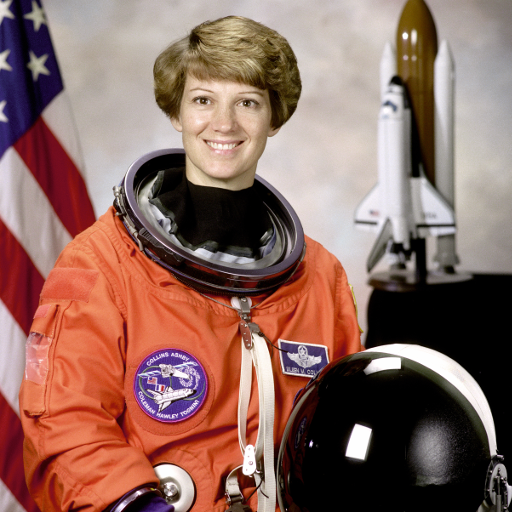
#> input picture skimage.data.astronaut(), 512 x 512 px
$ jupyter execute 'Lecture 10.ipynb'   (shell and % lines are left out)
#> lines starting #> are read from the running program, lines starting #| are printed output that depends on the picture
# Lecture 10 - Feature Generation & K-Nearest Neighbors

# Feature Generation

In the previous lectures we dealt with the task of feature selection and feature extraction via linear transformation techniques. This is just one of the possibilities available to the designer. We will approach this segment by focusing on one major application area - image analysis.

* Clearly, we cannot review all the techniques that have been suggested and used. The number is really large. Instead, we will focus on basic directions, with a wide range of applications in mind, such as medical imaging, remote sensing, robot vision, and character recognition.

Our major goal in this segment is: given an image, or a region within an image, generate the features that will subsequently
be fed to a classifier in order to classify the image in one of the possible classes.

A digital image is usually the result of a discretization process (sampling) of a continuous image function $I(x,y)$ and it is stored in the computer as a two-dimensional array $I(m,n)$ with $m = 0, 1 ,\cdots,N_x-1$, and $n = 0, 1, \dots, N_y - 1$ - that is, it is stored as an $N_x \times N_y$ array. Every $(m,n)$ element of the array corresponds to a pixel (picture element or image element) of the image, whose brightness or intensity is equal to $I(m,n)$. Furthermore, when the intensity $I(m,n)$ is quantized in $N_g$ discrete (gray) levels, $N_g$ is known as the depth of the image. Then, the gray level sequence $I(m,n)$ can take one of the integer values $0, 1, \cdots, N_g -1$. The depth $N_g$, is usually a power of 2 and can take large values (e.g., 64, 256) when the image is stored in the computer. However, for the human eye it is difficult to discern detailed intensity differences, and in practice $N_g = 32$ or $16$ is a sufficient choice for image representation.

The need for feature generation stems from our inability to use the raw data. Even for a small $64\times 64$ image the number of pixels is $4096$. For most classification tasks this number is too large, raising computational as well as generalization
problems.

* **Feature generation** is a procedure that computes new variables that in one way or another originate from the stored values of the image array $I(m,n)$. The goal is to generate features that exhibit high information packing properties, from the class separability point of view. Because we cannot use the raw data $I(m,n)$ directly, the features should encode efficiently the relevant information residing in the original data.

# What is a convolution?

* Let's consider a 2-D convolution (used, for example, in image processing):

$$g(x,y) \ast f(x,y) = \sum_{s=-a}^a \sum_{t=-b}^b g(s,t) f(x-s, y-t)$$

where $g$ is the filter and $f$ is the image to be convolved. Essentially, we flip both horizontally and vertically and, then, slide $g$ accross $f$ where at each location we perform a pointwise multiplication and then a sum.

* Why the flip? Without flipping, the operation is a correlation (or also called cross-correlation). The equation for cross-correlation is:

$$g(x,y) \otimes f(x,y) = \sum_{s=-a}^a \sum_{t=-b}^b g(s,t) f(x+s, y+t)$$

* A nice video describing the difference between convolution and cross-correlation can be found here:
https://www.youtube.com/watch?v=C3EEy8adxvc

* A nice property of convolution is that it corresponds to the product in the frequency domain. (Cross-correlation in the frequency domain is the product of $g$ and the complex conjugate of $f$).

* Also, convolution is associative whereas correlation is not. See the following example:

[cell 1]
import numpy as np

conv1 = np.convolve(np.convolve([-1,0,1],[-1,0,1],'full'),[1,2,3,4,5], 'full')
print(conv1)

conv2 = np.convolve([-1,0,1],np.convolve([-1,0,1],[1,2,3,4,5],'full'), 'full')
print(conv2)

corr1 = np.correlate(np.correlate([-1,0,1],[-1,0,1],'full'),[1,2,3,4,5], 'full')
print(corr1)

corr2 = np.correlate([-1,0,1],np.correlate([-1,0,1],[1,2,3,4,5],'full'), 'full')
print(corr2)

## Why would you use a convolution?

Convolutions are very common operations. Here are some image processing examples:

* **Edge Detection:** can detect edges by convolving with edge filters (e.g., the Sobel edge detectors)

$$S_v = \left[\begin{array}{ccc}
-1 & 0 & 1\\
-2 & 0 & 2\\
-1 & 0 & 1
\end{array}\right]$$

$$S_h = \left[\begin{array}{ccc}
-1 & -2 & -1\\
0 & 0 & 0\\
1 & 2 & 1
\end{array}\right]$$

The vertical and horizontal Sobel edge masks.

* **Image Smoothing:** can smooth/blur images using a mean filter.

* **Unsharp Masking:** can sharpen imagery by subtracting a mean filtered image from the original.

* and many more...

[cell 2]
import numpy as np
import matplotlib.pyplot as plt

[cell 3]
from skimage import data
from skimage.color import rgb2gray

original = data.astronaut()
#> original is the input picture: shape (512, 512, 3); mean R, G, B 141.6, 105.8, 96.5
image = rgb2gray(original)

# image = data.camera()
plt.imshow(image, cmap='gray');

[cell 4]
import scipy.signal as signal

vMask = np.array([[-1,0,1],[-2,0,2],[-1,0,1]])
hMask = np.array([[-1,-2,-1],[0,0,0],[1,2,1]])

gradV = signal.convolve2d(image, vMask, boundary='symm', mode='same')
gradH = signal.convolve2d(image, hMask, boundary='symm', mode='same')

fig, (ax_orig, ax_mag, ax_mag2) = plt.subplots(3,1,figsize=(6,15))
ax_orig.imshow(image, cmap='gray')
ax_orig.set_title("Original")
ax_orig.set_axis_off()
ax_mag.imshow(gradV, cmap='gray')
ax_mag.set_title("Vertical Gradient Magnitude")
ax_mag.set_axis_off()
ax_mag2.imshow(gradH, cmap='gray')
ax_mag2.set_title("Horizontal Gradient Magnitude")
ax_mag2.set_axis_off()

[cell 5]
# Mean Filter Mask
mMask = (1/100)*np.ones((10,10))

# Blurring
blurI = signal.convolve2d(image, mMask, boundary='symm', mode='same')
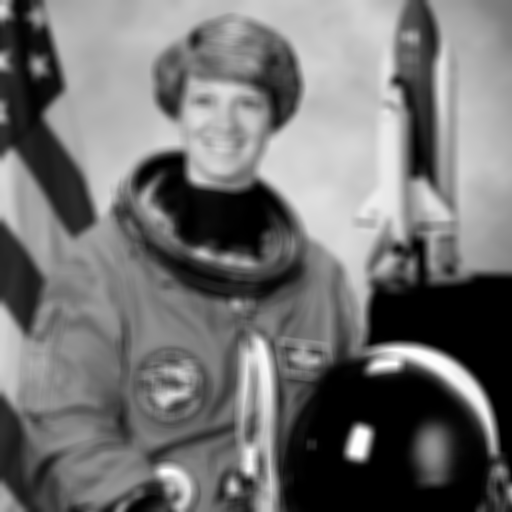
#> blurI: shape (512, 512) float64; min 0, max 0.997, mean 0.442

# Unsharp Masking
sharpI = image + (image - blurI)
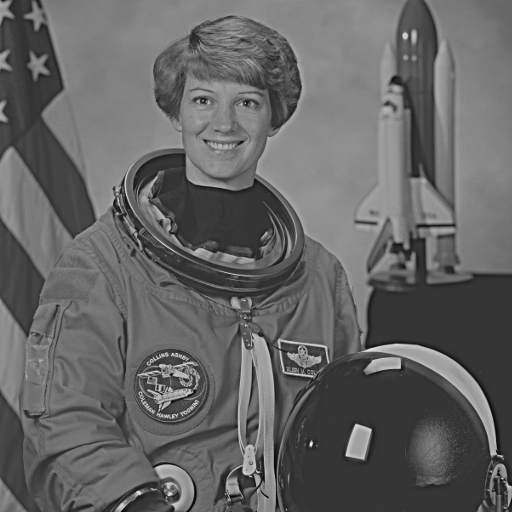
#> sharpI: shape (512, 512) float64; min -0.487, max 1.85, mean 0.441; drawn with min black and max white

fig, (ax_orig, ax_mag, ax_mag2) = plt.subplots(3,1,figsize=(6,15))
ax_orig.imshow(image, cmap='gray')
ax_orig.set_title("Original")
ax_orig.set_axis_off()
ax_mag.imshow(blurI, cmap='gray')
ax_mag.set_title("Blurred Image")
ax_mag.set_axis_off()
ax_mag2.imshow(sharpI, cmap='gray')
ax_mag2.set_title("Sharpened Image")
ax_mag2.set_axis_off()

* So, various convolutions have the ability to extract features of interest.

## Global and Local Features

Features are the information extracted from images in terms of numerical values that are difficult to understand and correlate by human. Suppose we consider the image as data the information extracted from the data is known as features. Generally, features extracted from an image are of much more lower dimension than the original image. The reduction in dimentionality reduces the overheads of processing the bunch of images.

Basically there are two types of features are extracted from the images based on the application. They are **local features** and **global features**. Features are sometimes referred to as descriptors. *Global descriptors* are generally used in image retrieval, object detection and classification, while the *local descriptors* are used for object recognition/identification. There is a large difference between detection and identification. *Detection* is finding the existence of something/object (finding whether an object is exist in image/video) where as *recognition* is finding the identity (recognizing a person/object) of an object.

Global features describe the image as a whole to the generalize the entire object where as the local features describe the image patches (key points in the image) of an object. Global features include contour representations, shape descriptors, and texture features and local features represents the texture in an image patch. Shape Matrices, Invariant Moments (Hu, Zerinke), Histogram Oriented Gradients (HOG) and Co-HOG are some examples of global descriptors. SIFT, DAISY, SURF, LBP, BRISK, MSER and FREAK are some examples of local descriptors.

Generally, for low level applications such as object detection and classification, global features are used and for higher level applications such as object recognition, local features are used. Combination of global and local features improves the accuracy of the recognition with the side-effect of computational overheads.

We will introduce only a handful of them.
* If you are interested in learning more, consider taking the course EEL 6512 "Digital Image Processing and Computer Vision"
* ```scikit-image``` also offers ready-to-use feature generators. Find more here: https://scikit-image.org/docs/stable/api/skimage.feature.html

[cell 6]
from skimage.io import imread, imshow

[cell 7]
Im1 = imread('images/one.jpg',as_gray=True)
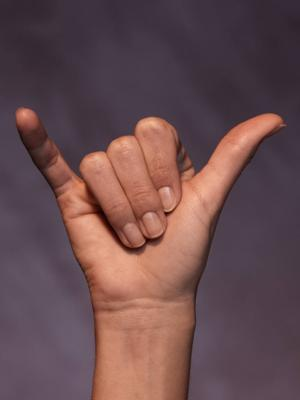
#> input picture Lecture 10 - Feature Generation/images/one.jpg, 300 x 400 px
Im2 = imread('images/two.jpg',as_gray=True)
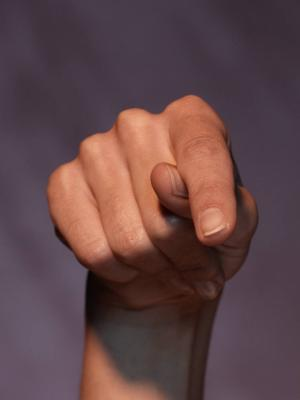
#> input picture Lecture 10 - Feature Generation/images/two.jpg, 300 x 400 px
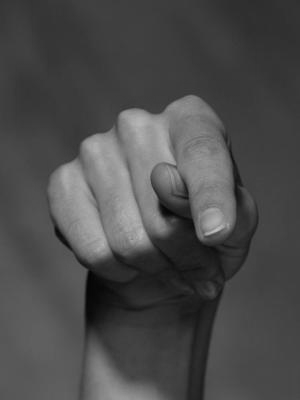
#> Im2: shape (400, 300) float64; min 0.0117, max 0.759, mean 0.297

[cell 8]
Im1.shape, Im2.shape

[cell 9]
fig = plt.figure()
fig.set_figheight(8)
fig.set_figwidth(18)
ax1 = fig.add_subplot(121)
ax1.imshow(Im1, cmap='gray')
ax1.title.set_text('Image 1')
ax1.axis('off')
ax2 = fig.add_subplot(122)
ax2.imshow(Im2, cmap='gray')
ax2.title.set_text('Image 2')
ax2.axis('off');

Before moving on to the actual features, first lets define a function that will help us describe regions of the images so that we won't have enormous features when it is not needed.

This function will split the image up into regions and compute a user provided function on each of the divided regions of the image.

[cell 10]
def windowedFeatures(img, numblockx, numblocky, func):
#> called with numblockx = 5, numblocky = 5
    H, W = np.shape(img)
    Wblocks = np.linspace(0, W, numblockx+1, dtype=int)
    Hblocks = np.linspace(0, H, numblocky+1, dtype=int)

    feat = np.zeros(numblockx * numblocky)
    for ii in range(len(Wblocks)-1):
        for jj in range(len(Hblocks)-1):
            featInd = ii * (numblockx) + jj
            feat[featInd] = func(img[Hblocks[jj]:Hblocks[jj+1],Wblocks[ii]:Wblocks[ii+1]].flatten())
#> after the loop, feat = 25 values, max 0.529 at index 13, min 0.177 at index 20, mean 0.324

    return feat

def eucDist(x,y):
    return np.sqrt(np.sum((x-y)**2))

def normFeat(x):
    return x / np.sqrt(x @ x.T)

## Global Features

Let's take a look at a few global features:

* **Histogram of Regional Means**: computes regional means in small patches within the image and then creates a histogram of means.

* **Histogram of Regional Variances**: computes regional variance of intensity pixel values and then creates a histogram of variances.

* **Histogram of Oriented Gradients (HOG):** computes local grdients in an image and then creates a histogram of gradients.

* **Shape Index:** The shape index, as defined by Koenderink & van Doorn, is a single valued measure of local curvature, assuming the image as a 3D plane with intensities representing heights.

* and many more...

### Regional Mean

[cell 11]
mean1 = windowedFeatures(Im1, 5, 5, np.mean)
#> mean1 has the same summary as feat in windowedFeatures
mean2 = windowedFeatures(Im2, 5, 5, np.mean)
#> mean2 = 25 values, max 0.55 at index 7, min 0.167 at index 18, mean 0.297

#normalize the features
mean1 = normFeat(mean1)
#> mean1 = 25 values, max 0.311 at index 13, min 0.104 at index 20, mean 0.19
mean2 = normFeat(mean2)
#> mean2 = 25 values, max 0.354 at index 7, min 0.107 at index 18, mean 0.191

plt.hist(mean1,bins=15,alpha=0.5,label='Regional Mean Image 1')
plt.hist(mean2,bins=15,alpha=0.5,label='Regional Mean Image 2')
plt.title('Local Mean\n Separation: %.5f' % (eucDist(mean1,mean2)))
plt.legend();

print(mean1.shape, mean2.shape)
#| (25,) (25,)
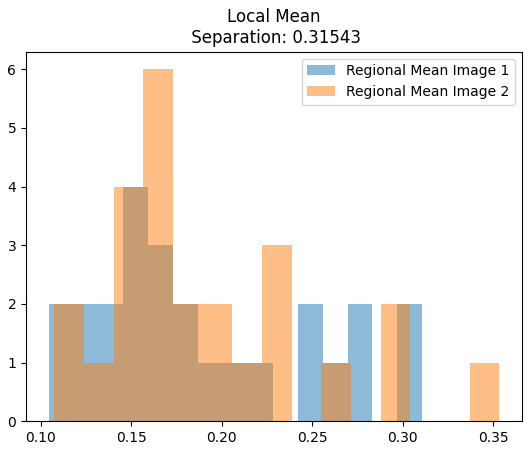
#> figure drawn by matplotlib, 1 panel; tallest bar 4 high, from x = 0.146 to 0.159; tallest bar 6 high, from x = 0.157 to 0.173

### Regional Variance

[cell 12]
var1 = windowedFeatures(Im1, 5, 5, np.var)
#> var1 = 25 values, max 0.0335 at index 17, min 7.36e-05 at index 23, mean 0.00815
var2 = windowedFeatures(Im2, 5, 5, np.var)
#> var2 = 25 values, max 0.0266 at index 17, min 3.81e-05 at index 10, mean 0.00745

#normalize the features
var1 = normFeat(var1)
#> var1 = 25 values, max 0.528 at index 17, min 0.00116 at index 23, mean 0.129
var2 = normFeat(var2)
#> var2 = 25 values, max 0.446 at index 17, min 0.000638 at index 10, mean 0.125

plt.hist(var1,bins=15,alpha=0.5,label='Regional Vaiance Image 1')
plt.hist(var2,bins=15,alpha=0.5,label='Regional Variance Image 2')
plt.title('Local Variance\n Separation: %.5f' % (eucDist(var1,var2)))
plt.legend();

print(var1.shape, var2.shape)
#| (25,) (25,)

### Histogram of Oriented Gradients (HOG)

[cell 13]
from skimage.feature import hog

[cell 14]
# Parameters for gradient features
N_orientations = 4      # Number of directional gradients to compute
Cell_Size = (25, 25)  # Size of window to compute gradient
NBlocks = (1,1)         # Number of blocks

gradient1, visual = hog(Im1, orientations=N_orientations, pixels_per_cell=Cell_Size, cells_per_block=NBlocks,visualize=True)
#> gradient1 = 768 values, max 0.935 at index 464, min 0 at index 141, mean 0.478
gradient2, visual2 = hog(Im2, orientations=N_orientations, pixels_per_cell=Cell_Size, cells_per_block=NBlocks, visualize=True)
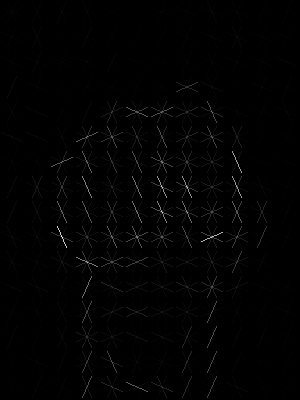
#> visual2: shape (400, 300) float64; min 0, max 0.0617, mean 0.000506; drawn with min black and max white
#> gradient2 = 768 values, max 0.953 at index 656, min 0.0141 at index 733, mean 0.475

fig = plt.figure()
fig.set_figheight(8)
fig.set_figwidth(18)
ax1 = fig.add_subplot(121)
ax1.imshow(visual)
ax1.title.set_text('HOG of Image 1')
ax1.axis('off')
ax2 = fig.add_subplot(122)
ax2.imshow(visual2)
ax2.title.set_text('HOG of Image 2')
ax2.axis('off');

#normalize the features
gradient1 = normFeat(gradient1)
#> gradient1 = 768 values, max 0.0675 at index 464, min 0 at index 141, mean 0.0345
gradient2 = normFeat(gradient2)
#> gradient2 = 768 values, max 0.0688 at index 656, min 0.00102 at index 733, mean 0.0343

plt.figure()
plt.hist(gradient1, bins=15, alpha=0.5, label='HOG Image 1')
plt.hist(gradient2, bins=15, alpha=0.5, label='HOG Image 2')
plt.title('HOG Features\n Separation: %.5f' % (eucDist(gradient1,gradient2)))
plt.legend();

### Shape Index

https://scikit-image.org/docs/stable/api/skimage.feature.html#skimage.feature.shape_index

[cell 15]
from skimage.feature import shape_index

[cell 16]
# Shape feature parameters
Sigma = 2  # Determines Standard deviation used for the Gaussian kernel,
# which is used for smoothing the input data before Hessian eigen value calculation.

shape1 = shape_index(Im1, sigma=Sigma)
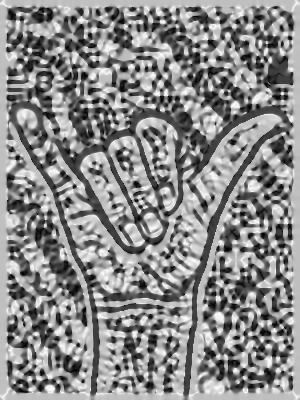
#> shape1: shape (400, 300) float64; min -0.998, max 0.999, mean 0.0826; drawn with min black and max white
shape2 = shape_index(Im2, sigma=Sigma)
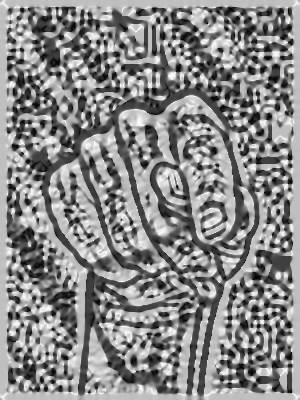
#> shape2: shape (400, 300) float64; min -0.999, max 0.998, mean 0.0706; drawn with min black and max white

fig = plt.figure()
fig.set_figheight(8)
fig.set_figwidth(18)
ax1 = fig.add_subplot(121)
pos=ax1.imshow(shape1)
fig.colorbar(pos, ax=ax1)
ax1.title.set_text('Shape Index of Image 1')
ax1.axis('off')
ax2 = fig.add_subplot(122)
pos=ax2.imshow(shape2)
fig.colorbar(pos, ax=ax2)
ax2.title.set_text('Shape Index of Image 2')
ax2.axis('off');

print(shape1.shape, shape2.shape)
#| (400, 300) (400, 300)

plt.figure()
plt.hist(shape1.flatten(), bins=15, alpha=0.5, density=True, label='Shape Index of Image 1')
plt.hist(shape2.flatten(), bins=15, alpha=0.5, density=True, label='Shape Index of Image 2')
plt.title('Shape Features\n Separation: %.5f' % (eucDist(shape1,shape2)))
plt.legend();
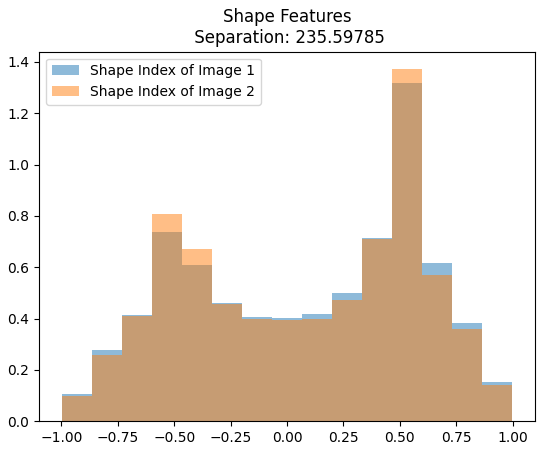
#> figure drawn by matplotlib, 1 panel; tallest bar 1.32 high, from x = 0.467 to 0.6; tallest bar 1.37 high, from x = 0.466 to 0.599

[cell 17]
shape1 = windowedFeatures(shape1, 5, 5, np.mean)
#> (the rest of the program and of its run is left out)
